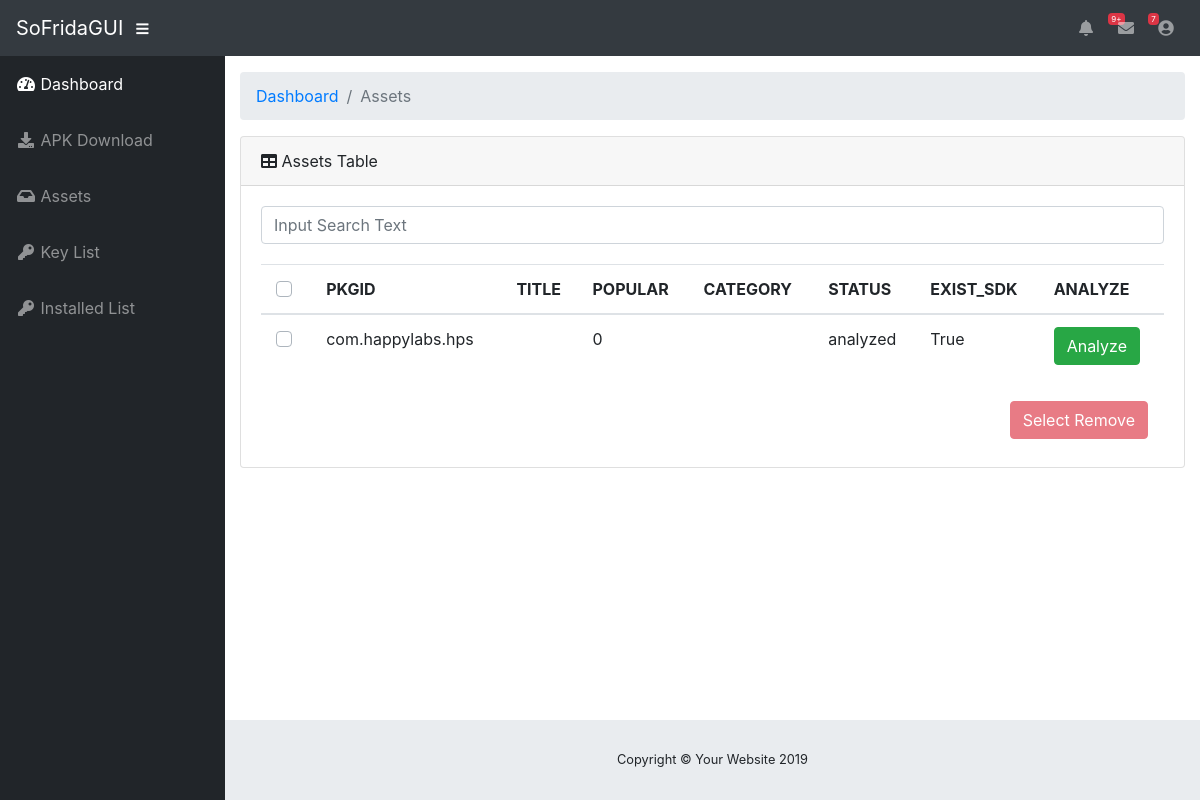
Page /assets on the committed database.
### tables this page shows
CREATE TABLE assets (
            package_name text primary key, 
            title text,
            popular integer,
            category text,
            status text,
            exist_sdk integer,
            access_key_id text,
            secret_access_key text,
            session_token text,
            region text,
            service text,
            bucket text,
            vulnerable integer);

### app.py (the view)
@app.route("/assets")
def assets_layout():
  asset = Assets()
  asset_infos = asset.get_all()
  return render_template("assets.html", asset_infos=asset_infos)

### assets.py (called while the page is built)
    def db_init(self):
        self.db_path = os.path.join("./assets.db")
        self.con = sqlite3.connect(self.db_path)
        self.cur = self.con.cursor()
        self.cur.execute('''create table if not exists assets (
            package_name text primary key,
            title text,
            popular integer,
            category text,
            status text,
            exist_sdk integer,
            access_key_id text,
            secret_key_id text,
            session_token text,
            region text,
            service text,
            bucket text,
            vulnerable integer)''')
        self.columns = ['package_name', 'title', 'popular','category','status','exist_sdk', 'access_key_id', 'secret_key_id','session_token','region','service','bucket', 'vulnerable']
        self.con.commit()

    def get_all(self):
        package_list = []
        for row in self.cur.execute('''select * from assets'''):
            package = dict()
            for i in range(len(self.columns)):
                if row[i] == None:
                    package[self.columns[i]] = ""
                else:
                    package[self.columns[i]] = row[i]
            package_list.append(package)
        return package_list

### templates/assets.html (shortened to what this page needs)
{% extends "layout.html" %}
{% block content %}
<div class="container-fluid">
	<ol class="breadcrumb">
		<li class="breadcrumb-item">
			<a href="#">Dashboard</a>
		</li>
		<li class="breadcrumb-item active">Assets</li>
	</ol>
	<div class="card mb-3">
		<div class="card-header">
			<i class="fas fa-table"></i>
			Assets Table
		</div>
		<div class="card-body">
			<div class="input-group">
				<input type="text" class="form-control" placeholder="Input Search Text" spellcheck="false" id="search_form">
			</div>
			<div style="margin-top:20px;" class="table-responsive" id="assets_list">
				<table class="table" id="assets_table">
					<thead>
						<th>
							<div class="custom-control custom-checkbox" align="center">
							</div>
						</th>
						<th>PKGID</th>
						<th>TITLE</th>
						<th>POPULAR</th>
						<th>CATEGORY</th>
						<th>STATUS</th>
						<th>EXIST_SDK</th>
						<th>ANALYZE</th>
					</thead>
					<tbody>
						{% for info in asset_infos %}
						<tr>
							<td>
								<div class="custom-control custom-checkbox" align="center">
								</div>
							</td>
							<td>{{ info['package_name'] }}</td>
							<td>{{ info['title'] }}</td>
							<td>{{ "{:,}".format(info['popular']) }}</td>
							<td>{{ info['category'] }}</td>
							<td>{{ info['status'] }}</td>
							{% if info['exist_sdk'] == 1 %}
							<td>True</td>
							<td><a  class="btn btn-success" href="/analyze/{{ info['package_name'] }}">Analyze</a></td>
							{% elif info['exist_sdk'] == 0 %}
							<td>False</td>
							<td><button class="btn btn-danger" id="{{ info['package_name'] }}">Remove</button></td>
							{% else %}
							<td></td>
							<td></td>
							{% endif %}
						</tr>
						{% endfor %}
					</tbody>
				</table>
			</div>
			<nav class="navbar navbar-expand">
				<button class="nav-item btn btn-danger ml-auto mr-0 my-2 my-md-0" id="select-remove" disabled>Select Remove</button>
			</nav>
		</div>
	</div>
</div>
{% endblock %}

### rows in the picture
assets: package_name "com.happylabs.hps", popular "0", status "analyzed"
